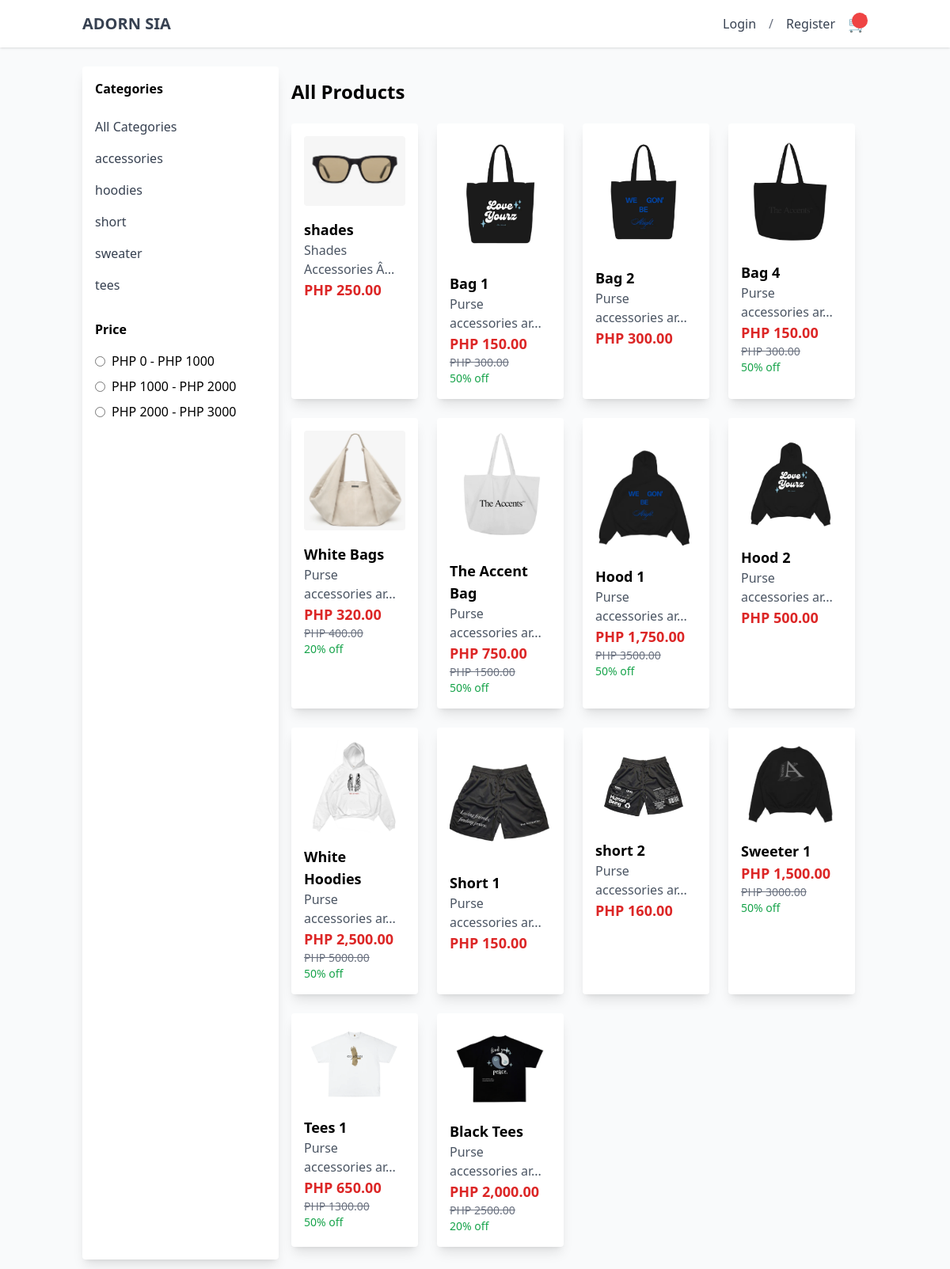
/customer/index.php, run on the app's committed database.
### tables this page shows
CREATE TABLE `category` (
  `category_id` int(11) NOT NULL,
  `category_name` varchar(60) NOT NULL,
  `category_description` text NOT NULL,
  `status` int(11) NOT NULL DEFAULT 1 COMMENT '0=InActive 1=Active'
);

CREATE TABLE `product` (
  `prod_id` int(11) NOT NULL,
  `prod_code` varchar(60) NOT NULL,
  `prod_name` varchar(60) NOT NULL,
  `prod_currprice` decimal(10,2) NOT NULL,
  `prod_category_id` int(11) NOT NULL,
  `prod_critical` int(11) NOT NULL,
  `prod_description` text NOT NULL,
  `prod_promo_id` int(11) DEFAULT NULL,
  `prod_image` varchar(255) NOT NULL,
  `prod_added` datetime NOT NULL,
  `prod_status` int(11) NOT NULL DEFAULT 1 COMMENT '0=Not Active,\r\n1=Active,\r\n3=Archive',
  `product_stocks` int(11) NOT NULL
);

CREATE TABLE `promo` (
  `promo_id` int(11) NOT NULL,
  `promo_name` varchar(60) NOT NULL,
  `promo_description` text NOT NULL,
  `promo_rate` float NOT NULL,
  `promo_status` int(11) NOT NULL DEFAULT 1,
  `promo_expiration` date NOT NULL
);

### customer/backend/db.php (called while the page is built, shortened)
<?php
class db_connect
{
    public $host = db_host;
    public $user = db_user;
    public $pass = db_pass;
    public $name = db_name;
    public function connect()
    {
        try {
            $this->conn = new mysqli($this->host, $this->user, $this->pass, $this->name);
        } catch (\Throwable $th) {
            header("Location:setup.php");
        }
    }
}

### customer/backend/class.php (called while the page is built, shortened)
<?php
include ('db.php');
class global_class extends db_connect
{
    public function fetch_all_product() {
        $query = $this->conn->prepare("
            SELECT
                product.*,
                category.*,
                promo.*,
                CASE
                    WHEN promo.promo_expiration < NOW() THEN NULL
                    ELSE product.prod_promo_id
                END AS prod_promo_id
            FROM product
            LEFT JOIN category
                ON product.prod_category_id = category.category_id
            LEFT JOIN promo
                ON promo.promo_id = product.prod_promo_id
        ");
        if ($query->execute()) {
            $result = $query->get_result();
            return $result;
        }
    }
    public function fetch_all_categories(){
        $query = $this->conn->prepare("SELECT *
        FROM category where status='1'"
    );
        if ($query->execute()) {
            $result = $query->get_result();
            return $result;
        }
    }
}

### customer/backend/end-points/list_product.php (the view)
<h1 class="text-2xl font-semibold mb-6">All Products</h1>
<div class="grid grid-cols-2 md:grid-cols-3 lg:grid-cols-4 gap-6" id="product-grid">
    <?php
    $fetch_all_product = $db->fetch_all_product();
    foreach ($fetch_all_product as $product):
        $promo_rate_percentage = $product['promo_rate'] * 100;
        $discount_amount = $product['prod_currprice'] * $product['promo_rate'];
        $discounted_price = $product['prod_currprice'] - $discount_amount;
    ?>
    <div class="bg-white p-4 rounded shadow-lg transition-transform transform hover:scale-105 hover:shadow-2xl product-card" data-category-id="<?=$product['prod_category_id']?>" data-price="<?=$product['prod_currprice']?>">
        <a href="view_product.php?product_id=<?=$product['prod_id']?>&&category=<?=$category['category_name']?>&&prod_name=<?=$product['prod_name']?>">
            <img src="../upload/<?=$product['prod_image']?>" alt="Product Image" class="w-full rounded mb-4 transition-transform hover:scale-105">
            <h2 class="font-semibold text-lg transition-colors hover:text-blue-500"><?=$product['prod_name']?></h2>
            <p class="text-gray-600 transition-colors hover:text-gray-800"><?= substr($product['prod_description'], 0, 20) . (strlen($product['prod_description']) > 20 ? '...' : '') ?></p>
            <?php if ($product['prod_promo_id']): ?>
                <p class="text-lg font-bold text-red-600">PHP <?=number_format($discounted_price, 2);?></p>
                <p class="text-sm text-gray-500 line-through">PHP <?=$product['prod_currprice']?></p>
                <p class="text-sm text-green-600"><?=$promo_rate_percentage?>% off</p>
            <?php else: ?>
                <p class="text-lg font-bold text-red-600">PHP <?=number_format($product['prod_currprice'], 2);?></p>
            <?php endif; ?>
        </a>
    </div>
    <?php endforeach; ?>
</div>

### customer/index.php (shortened to what this page needs)
<?php
include "component/header.php";
include('backend/class.php');
$db = new global_class();
?>
<div class="container mx-auto px-4 py-6 flex">
    <aside class="w-1/4 p-4 bg-white rounded shadow-lg">
        <h2 class="font-semibold mb-4">Categories</h2>
        <ul id="category-list">
            <li>
                <a href="#" class="block py-2 text-gray-700 hover:bg-gray-200 hover:text-gray-900 transition-colors duration-300 category-filter" data-category-id="all">
                    All Categories
                </a>
            </li>
            <?php
            $categories = $db->fetch_all_categories();
            foreach ($categories as $category):
                echo '
                    <li>
                        <a href="#" class="block py-2 text-gray-700 hover:bg-gray-200 hover:text-gray-900 transition-colors duration-300 category-filter" data-category-id="'.$category['category_id'].'">
                        '.$category['category_name'].'
                        </a>
                    </li>';
            endforeach;
            ?>
        </ul>
        <h2 class="font-semibold mt-6 mb-4">Price</h2>
        <div class="space-y-2">
            <label class="flex items-center">
                <input type="radio" name="price" class="mr-2 price-filter" data-price-range="0-1000">
                PHP 0 - PHP 1000
            </label>
            <label class="flex items-center">
                <input type="radio" name="price" class="mr-2 price-filter" data-price-range="1000-2000">
                PHP 1000 - PHP 2000
            </label>
            <label class="flex items-center">
                <input type="radio" name="price" class="mr-2 price-filter" data-price-range="2000-3000">
                PHP 2000 - PHP 3000
            </label>
        </div>
    </aside>
    <main class="w-3/4 p-4">
        <?php   include "backend/end-points/list_product.php";  ?>
    </main>
</div>
<?php include "component/footer.php"; ?>

### data on the page
category: category_name "accessories"
category: category_name "hoodies"
category: category_name "short"
category: category_name "sweater"
category: category_name "tees"
product: prod_image (picture), prod_name "shades", prod_description "Shades Accessories Â", prod_currprice "250.00"
product: prod_image (picture), prod_name "Bag 1", prod_description "Purse accessories ar", prod_currprice.promo_rate "150.00", prod_currprice "300.00", promo.promo_rate "50"
product: prod_image (picture), prod_name "Bag 2", prod_description "Purse accessories ar", prod_currprice "300.00"
product: prod_image (picture), prod_name "Bag 4", prod_description "Purse accessories ar", prod_currprice.promo_rate "150.00", prod_currprice "300.00", promo.promo_rate "50"
product: prod_image (picture), prod_name "White Bags", prod_description "Purse accessories ar", prod_currprice.promo_rate "320.00", prod_currprice "400.00", promo.promo_rate "20"
product: prod_image (picture), prod_name "The Accent Bag", prod_description "Purse accessories ar", prod_currprice.promo_rate "750.00", prod_currprice "1500.00", promo.promo_rate "50"
product: prod_image (picture), prod_name "Hood 1", prod_description "Purse accessories ar", prod_currprice.promo_rate "1,750.00", prod_currprice "3500.00", promo.promo_rate "50"
product: prod_image (picture), prod_name "Hood 2", prod_description "Purse accessories ar", prod_currprice "500.00"
product: prod_image (picture), prod_name "White Hoodies", prod_description "Purse accessories ar", prod_currprice.promo_rate "2,500.00", prod_currprice "5000.00", promo.promo_rate "50"
product: prod_image (picture), prod_name "Short 1", prod_description "Purse accessories ar", prod_currprice "150.00"
product: prod_image (picture), prod_name "short 2", prod_description "Purse accessories ar", prod_currprice "160.00"
product: prod_image (picture), prod_name "Sweeter 1", prod_currprice.promo_rate "1,500.00", prod_currprice "3000.00", promo.promo_rate "50"
product: prod_image (picture), prod_name "Tees 1", prod_description "Purse accessories ar", prod_currprice.promo_rate "650.00", prod_currprice "1300.00", promo.promo_rate "50"
product: prod_image (picture), prod_name "Black Tees", prod_description "Purse accessories ar", prod_currprice.promo_rate "2,000.00", prod_currprice "2500.00", promo.promo_rate "20"
